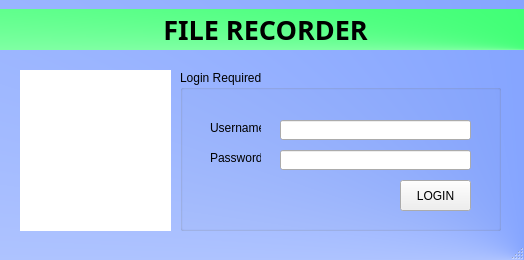
<?xml version="1.0" encoding="UTF-8"?>
<ui version="4.0">
 <class>MainWindow</class>
 <widget class="QMainWindow" name="MainWindow">
  <property name="geometry">
   <rect>
    <x>0</x>
    <y>0</y>
    <width>524</width>
    <height>260</height>
   </rect>
  </property>
  <property name="windowTitle">
   <string>MainWindow</string>
  </property>
  <property name="styleSheet">
   <string notr="true">#MainWindow
{
background-color: qconicalgradient(cx:1, cy:1, angle:0, stop:0 rgba(93, 135, 255, 255), stop:1 rgba(255, 255, 255, 255))
}</string>
  </property>
  <widget class="QWidget" name="centralwidget">
   <widget class="QGroupBox" name="groupBox">
    <property name="geometry">
     <rect>
      <x>180</x>
      <y>70</y>
      <width>321</width>
      <height>161</height>
     </rect>
    </property>
    <property name="title">
     <string>Login Required</string>
    </property>
    <widget class="QLabel" name="label">
     <property name="geometry">
      <rect>
       <x>30</x>
       <y>50</y>
       <width>51</width>
       <height>16</height>
      </rect>
     </property>
     <property name="text">
      <string>Username:</string>
     </property>
    </widget>
    <widget class="QLabel" name="label_2">
     <property name="geometry">
      <rect>
       <x>30</x>
       <y>80</y>
       <width>51</width>
       <height>16</height>
      </rect>
     </property>
     <property name="text">
      <string>Password:</string>
     </property>
    </widget>
    <widget class="QLineEdit" name="lineEdit">
     <property name="geometry">
      <rect>
       <x>100</x>
       <y>50</y>
       <width>191</width>
       <height>20</height>
      </rect>
     </property>
    </widget>
    <widget class="QLineEdit" name="lineEdit_2">
     <property name="geometry">
      <rect>
       <x>100</x>
       <y>80</y>
       <width>191</width>
       <height>20</height>
      </rect>
     </property>
     <property name="echoMode">
      <enum>QLineEdit::Password</enum>
     </property>
    </widget>
    <widget class="QPushButton" name="pushButton">
     <property name="geometry">
      <rect>
       <x>220</x>
       <y>110</y>
       <width>71</width>
       <height>31</height>
      </rect>
     </property>
     <property name="text">
      <string>LOGIN</string>
     </property>
    </widget>
   </widget>
   <widget class="QGraphicsView" name="graphicsView">
    <property name="geometry">
     <rect>
      <x>20</x>
      <y>70</y>
      <width>151</width>
      <height>161</height>
     </rect>
    </property>
    <property name="styleSheet">
     <string notr="true">#graphicsView
{
background-image: url(&quot;images/file_logo.png&quot;);
}</string>
    </property>
    <property name="frameShape">
     <enum>QFrame::NoFrame</enum>
    </property>
   </widget>
   <widget class="QLabel" name="label_3">
    <property name="geometry">
     <rect>
      <x>0</x>
      <y>9</y>
      <width>531</width>
      <height>41</height>
     </rect>
    </property>
    <property name="font">
     <font>
      <family>Segoe UI Black</family>
      <pointsize>20</pointsize>
      <weight>75</weight>
      <bold>true</bold>
     </font>
    </property>
    <property name="styleSheet">
     <string notr="true">#label_3
{
background-color: qconicalgradient(cx:1, cy:1, angle:0, stop:0 rgba(1, 255, 72, 255), stop:1 rgba(255, 255, 255, 255));
}</string>
    </property>
    <property name="text">
     <string>FILE RECORDER</string>
    </property>
    <property name="textFormat">
     <enum>Qt::RichText</enum>
    </property>
    <property name="alignment">
     <set>Qt::AlignCenter</set>
    </property>
   </widget>
  </widget>
  <widget class="QMenuBar" name="menubar">
   <property name="geometry">
    <rect>
     <x>0</x>
     <y>0</y>
     <width>524</width>
     <height>21</height>
    </rect>
   </property>
  </widget>
  <widget class="QStatusBar" name="statusbar"/>
 </widget>
 <resources/>
 <connections/>
</ui>
